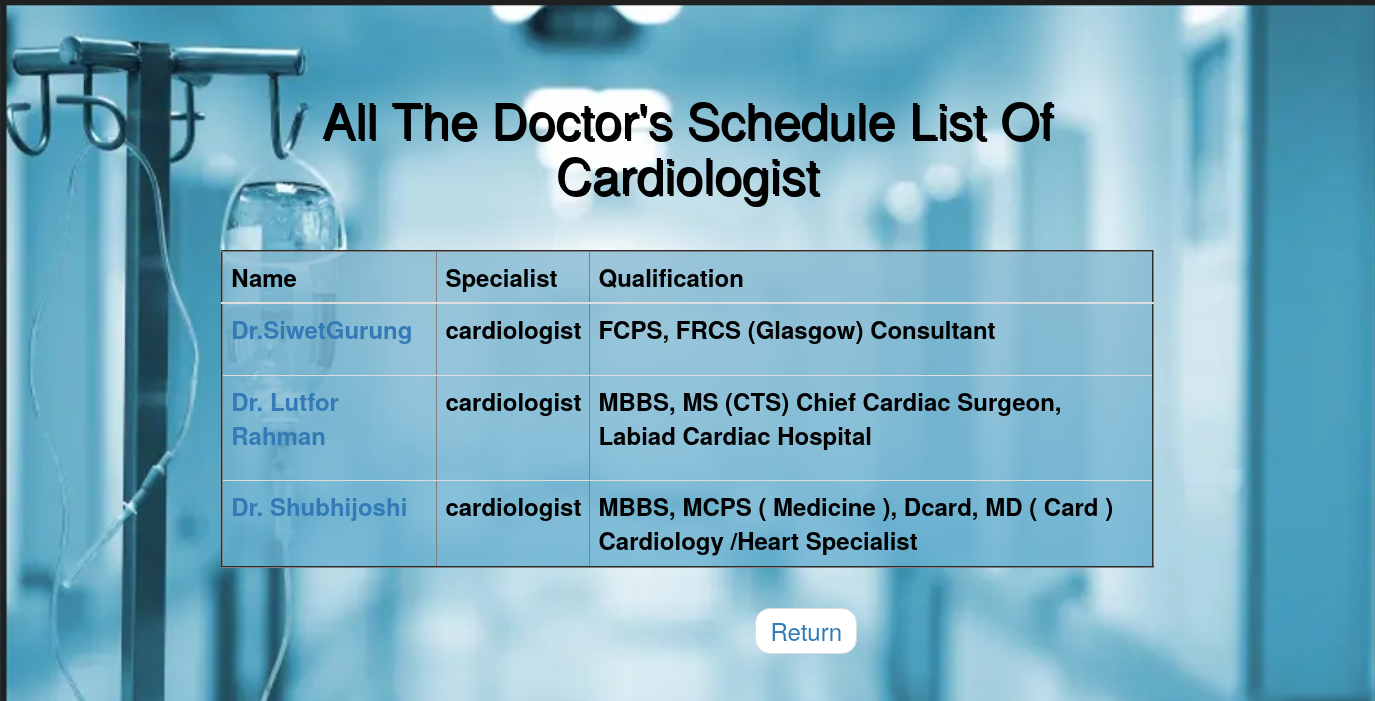
/doclist/cardiologist.php, run on the app's committed database.
### tables this page shows
CREATE TABLE `doctor` (
  `id` int(100) NOT NULL,
  `f_name` varchar(500) NOT NULL,
  `l_name` varchar(500) NOT NULL,
  `email` varchar(500) NOT NULL,
  `contact` varchar(500) NOT NULL,
  `specialist` varchar(500) NOT NULL,
  `qualification` varchar(500) NOT NULL,
  `DOB` date NOT NULL,
  `gender` varchar(500) NOT NULL,
  `bmdc_reg_num` int(11) NOT NULL,
  `address` text NOT NULL,
  `pswd` varchar(500) NOT NULL,
  `date` date NOT NULL,
  `permission` varchar(500) NOT NULL
);

### doclist/cardiologist.php (the view, shortened to what this page needs)
<!DOCTYPE html >
<html >
<head>
  <link rel="stylesheet" href="https://maxcdn.bootstrapcdn.com/bootstrap/3.3.7/css/bootstrap.min.css">
</head>
<body class="container-fluid">
<h1 class="text-monocase text-capitalize text-center text-dark">All The Doctor's Schedule List Of Cardiologist</h1>
<table border="2"
class="table table-hover table-light">
  <thead>
    <tr>
      <th scope="col" >Name</th>
      <th scope="col" >Specialist</th>
      <th scope="col">Qualification</th>
    </tr>
  </thead>
<?php
include("registration.php");
?><br/>
<?php
       $query = "SELECT *
                     FROM doctor inner join schedule on schedule.d_id=doctor.id  where permission='approved' AND specialist like'cardiologist%' OR permission='Added' AND specialist like'cardiologist%' ";
				   $run = mysqli_query($conn, $query);
				   while($row = mysqli_fetch_array($run))
				   {
						  echo  "<h3><tr><th><a href='detail.css?s_id={$row['s_id']}'>{$row['f_name']}{$row['l_name']}</a></h3>";
						   echo "<h3><th>". $row['specialist'] ." </th></h3>" ;
						   echo "<h3><th>". $row['qualification'] ." </th></tr></h3>";
				   }
			   ?> </table>
<div class="container ">
<ul class="pager font-weight-bold text-monospace">
  <li class="return "><a href="../Our_doctors.php">Return </a></li>
</ul></div>
</body>
</html>

### doclist/cardiologist.php (style rules this page uses)
h1 { font-size:50px; text-align:center; padding-top:20px; color:black; font-style:inherit; text-shadow: 2px 2px black; }
li { font-size:24px; }
ul { font-size:28px; color:black }
th { color:black; font-size: 24px; }
body { margin:0; padding:0; width:100%; height:100vh; background-image:url(patient-bg.png); background-size:cover; }
table { width: 70%; height:8px; border-radius: 6px; background: linear-gradient(rgba(134, 185, 209, 0.8), rgba(103, 176, 209, 0.8)) center center; }
.container-fluid { width: 70%; height:12%; margin-top: 50px; }

### data on the page
doctor: f_name "Dr.Siwet", l_name "Gurung", specialist "cardiologist", qualification "FCPS, FRCS (Glasgow) Consultant"
doctor: f_name "Dr. Lutfor", l_name "Rahman", specialist "cardiologist", qualification "MBBS, MS (CTS) Chief Cardiac Surgeon, Labiad Cardiac Hospital"
doctor: f_name "Dr. Shubhi", l_name "joshi", specialist "cardiologist", qualification "MBBS, MCPS ( Medicine ), Dcard, MD ( Card ) Cardiology /Heart Specialist"
